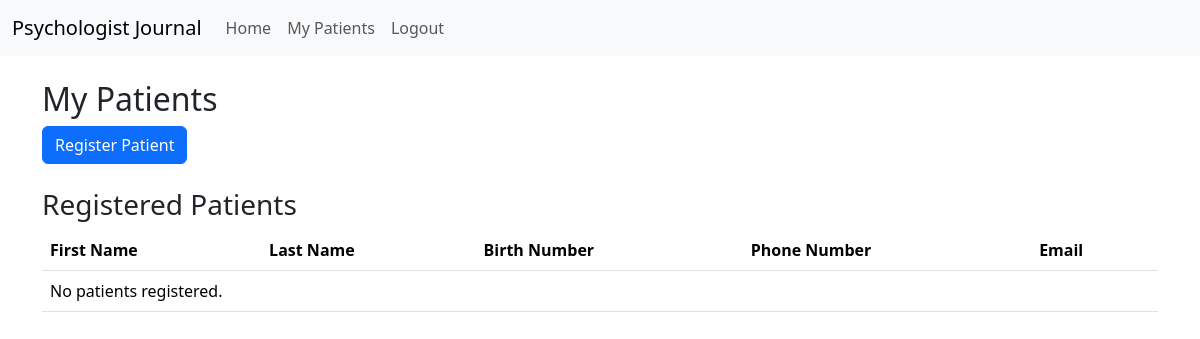
Before: /patients (signed in) with the older database file.
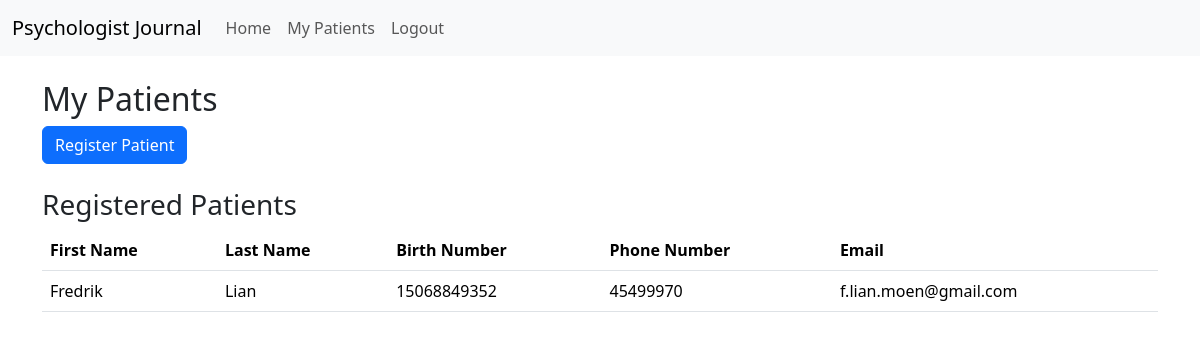
After: the same page with the newer database file.
### app/models.py (models this page shows)
class Patient(db.Model):
    id = db.Column(db.Integer, primary_key=True)
    first_name = db.Column(db.String(50), nullable=False)
    last_name = db.Column(db.String(50), nullable=False)
    birth_number = db.Column(db.String(11), unique=True, nullable=False)
    birth_date = db.Column(db.String(10), nullable=False)  # or db.Date for actual date objects
    phone_number = db.Column(db.String(20), nullable=False)
    email = db.Column(db.String(100), nullable=False)
    gender = db.Column(db.String(10), nullable=False)
    address = db.Column(db.String(100), nullable=False)
    postal_code = db.Column(db.String(10), nullable=False)
    municipality = db.Column(db.String(50), nullable=False)
    psychologist_id = db.Column(db.Integer, db.ForeignKey('psychologist.id'), nullable=False)

### app/routes.py (the view)
@app.route("/patients", methods=['GET', 'POST'])
@login_required
def patients():
    print("Metode: ", request.method)  # Debugging: Sjekk HTTP-metoden
    form = PatientForm()
    if form.validate_on_submit():
        print("Formen er validert")  # Debugging: Sjekk om formen passerer validering
        patient = Patient(
            first_name=form.first_name.data,
            last_name=form.last_name.data,
            birth_number=form.birth_number.data,
            birth_date=form.birth_date.data,
            phone_number=form.phone_number.data,
            email=form.email.data,
            gender=form.gender.data,
            address=form.address.data,
            postal_code=form.postal_code.data,
            municipality=form.municipality.data,
            psychologist_id=current_user.id
        )
        db.session.add(patient)
        db.session.commit()
        flash('Patient has been registered!', 'success')
        return redirect(url_for('patients'))
    else:
        print(form.errors)  # Skriver ut valideringsfeilene
    patients = Patient.query.filter_by(psychologist_id=current_user.id).all()
    return render_template('patients.html', title='My Patients', form=form, patients=patients)

### app/models.py (called while the page is built)
@login_manager.user_loader
def load_user(user_id):
    return Psychologist.query.get(int(user_id))

### app/templates/patients.html (shortened to what this page needs)
{% extends "base.html" %}
{% block content %}
<div class="my-4">
    <h2>My Patients</h2>
    <button type="button" class="btn btn-primary" data-bs-toggle="modal" data-bs-target="#registerPatientModal">
        Register Patient
    </button>
</div>
<div class="my-4">
    <h3>Registered Patients</h3>
    <table class="table">
        <thead>
            <tr>
                <th>First Name</th>
                <th>Last Name</th>
                <th>Birth Number</th>
                <th>Phone Number</th>
                <th>Email</th>
            </tr>
        </thead>
        <tbody>
            {% for patient in patients %}
            <tr>
                <td>{{ patient.first_name }}</td>
                <td>{{ patient.last_name }}</td>
                <td>{{ patient.birth_number }}</td>
                <td>{{ patient.phone_number }}</td>
                <td>{{ patient.email }}</td>
            </tr>
            {% else %}
            <tr>
                <td colspan="5">No patients registered.</td>
            </tr>
            {% endfor %}
        </tbody>
    </table>
</div>
{% endblock %}

### app/templates/base.html (shortened to what this page needs)
<!DOCTYPE html>
<html lang="en">
<head>
    <link rel="stylesheet" href="{{ url_for('static', filename='styles.css') }}">
    <link href="https://cdn.jsdelivr.net/npm/bootstrap@5.3.3/dist/css/bootstrap.min.css" rel="stylesheet">
</head>
<body>
    {% include 'navbar.html' %}
    <div class="container">
        {% block content %}{% endblock %}
    </div>
</body>
</html>

### app/templates/navbar.html (shortened to what this page needs)
<nav class="navbar navbar-expand-lg navbar-light bg-light">
    <div class="container-fluid">
        <a class="navbar-brand" href="{{ url_for('home') }}">Psychologist Journal</a>
        <div class="collapse navbar-collapse" id="navbarNav">
            <ul class="navbar-nav">
                <li class="nav-item">
                    <a class="nav-link" href="{{ url_for('home') }}">Home</a>
                </li>
                {% if current_user.is_authenticated %}
                    <li class="nav-item">
                        <a class="nav-link" href="{{ url_for('patients') }}">My Patients</a>
                    </li>
                    <li class="nav-item">
                        <a class="nav-link" href="{{ url_for('logout') }}">Logout</a>
                    </li>
                {% endif %}
            </ul>
        </div>
    </div>
</nav>

Changed rows visible on the page:
added Patient: first_name "Fredrik", last_name "Lian", birth_number "15068849352", phone_number "45499970", email "f.lian.moen@gmail.com"
Other visible differences:
text no longer shown: "No patients registered."
